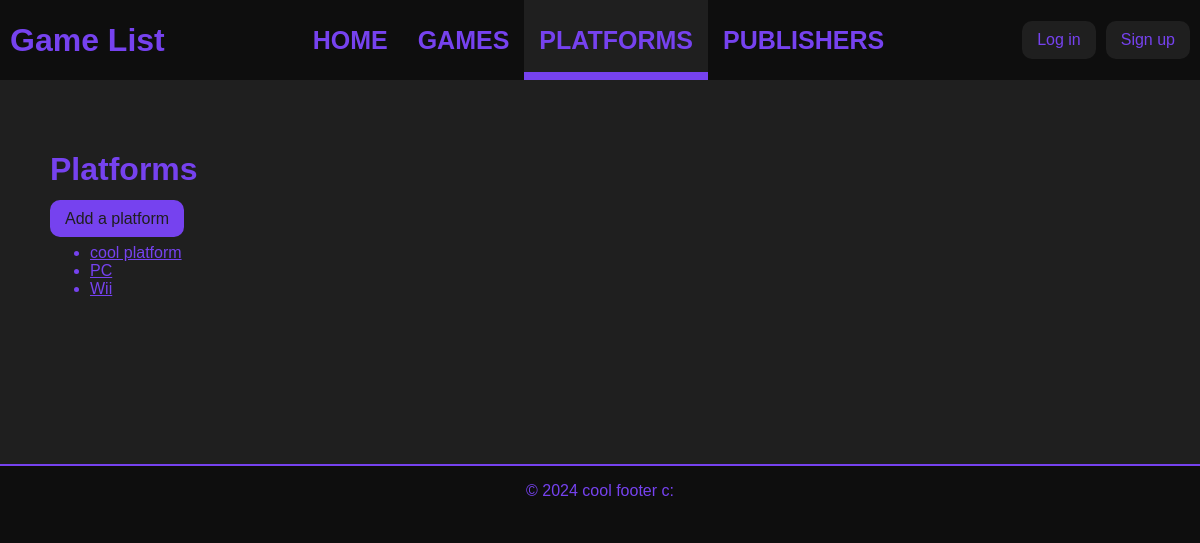
/game-list/platform/, run on an earlier commit of the app's database.
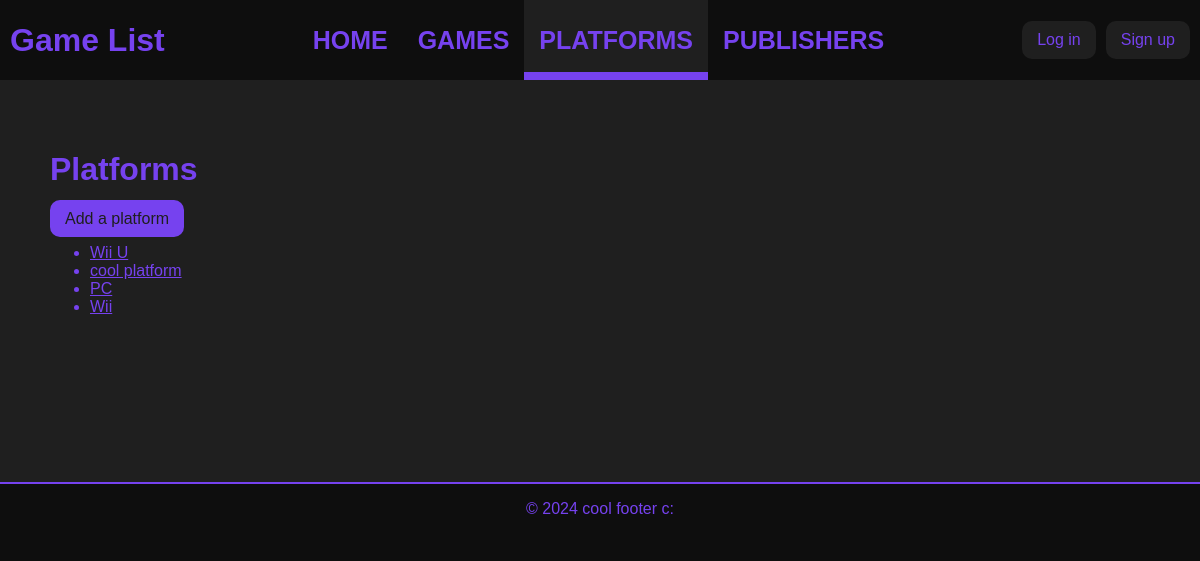
And on a later commit of the database.
### game_list_app/models.py (models this page shows, shortened)
class Platform(models.Model):
	name = models.CharField(max_length = 100)
	release_date = models.IntegerField(blank=True, null=True)
	owner = models.ForeignKey(Publisher, on_delete=models.SET_NULL, blank=True, null=True)
	description = models.TextField(blank=True, null=True)
	add_date = models.DateTimeField(editable = False, default = timezone.now)
	modified_date = models.DateTimeField(editable = False, default = timezone.now)
	def __str__(self):
		return self.name

### game_list_app/views.py (the view)
# urls.py: path("platform/", views.PlatformList.as_view(), name = "platform_list"),
class PlatformList(generic.ListView):
	template_name = "platforms.html"
	context_object_name = "platforms"
	def get_queryset(self):
		return Platform.objects.order_by("-add_date")

### game_list_app/templates/platforms.html (shortened to what this page needs)
{% extends 'index.html' %}
{% block content %}
<h1>Platforms</h1>
<a class="btn-action" href="{% url 'game_list_app:add_item' 'platform' %}">Add a platform</a>
{% if platforms %}
    <ul>
    {% for platform in platforms %}
        <li><a href="{% url 'game_list_app:platform_detail' platform.id %}">{{ platform }}</a></li>
    {% endfor %}
    </ul>
{% else %}
    <p>No platform here :(</p>
{% endif %}
{% endblock %}

What changed in the data, as far as the page shows it:
added Platform: name "Wii U"
